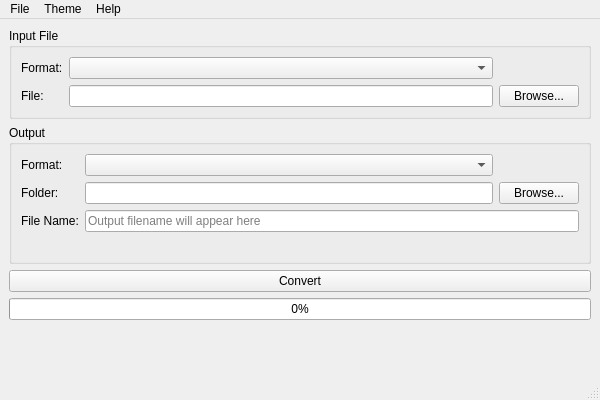
<?xml version="1.0" encoding="UTF-8"?>
<ui version="4.0">
 <class>MainWindow</class>
 <widget class="QMainWindow" name="MainWindow">
  <property name="geometry">
   <rect>
    <x>0</x>
    <y>0</y>
    <width>600</width>
    <height>400</height>
   </rect>
  </property>
  <property name="windowTitle">
   <string>File Converter</string>
  </property>
  <widget class="QWidget" name="centralWidget">
   <layout class="QVBoxLayout" name="verticalLayout">
    <item>
     <widget class="QGroupBox" name="inputGroupBox">
      <property name="title">
       <string>Input File</string>
      </property>
      <layout class="QGridLayout" name="gridLayout">
       <item row="0" column="0">
        <widget class="QLabel" name="inputFormatLabel">
         <property name="text">
          <string>Format:</string>
         </property>
        </widget>
       </item>
       <item row="0" column="1">
        <widget class="QComboBox" name="inputFormatCombo"/>
       </item>
       <item row="1" column="0">
        <widget class="QLabel" name="inputFileLabel">
         <property name="text">
          <string>File:</string>
         </property>
        </widget>
       </item>
       <item row="1" column="1">
        <widget class="QLineEdit" name="inputFileEdit"/>
       </item>
       <item row="1" column="2">
        <widget class="QPushButton" name="browseInputButton">
         <property name="text">
          <string>Browse...</string>
         </property>
        </widget>
       </item>
      </layout>
     </widget>
    </item>
    <item>
     <widget class="QGroupBox" name="outputGroupBox">
      <property name="title">
       <string>Output</string>
      </property>
      <layout class="QGridLayout" name="gridLayout_2">
       <item row="0" column="0">
        <widget class="QLabel" name="outputFormatLabel">
         <property name="text">
          <string>Format:</string>
         </property>
        </widget>
       </item>
       <item row="0" column="1">
        <widget class="QComboBox" name="outputFormatCombo"/>
       </item>
       <item row="1" column="0">
        <widget class="QLabel" name="outputFolderLabel">
         <property name="text">
          <string>Folder:</string>
         </property>
        </widget>
       </item>
       <item row="1" column="1">
        <widget class="QLineEdit" name="outputFolderEdit"/>
       </item>
       <item row="1" column="2">
        <widget class="QPushButton" name="browseOutputFolderButton">
         <property name="text">
          <string>Browse...</string>
         </property>
        </widget>
       </item>
       <item row="2" column="0">
        <widget class="QLabel" name="outputFileLabel">
         <property name="text">
          <string>File Name:</string>
         </property>
        </widget>
       </item>
       <!-- Replace this in your UI file -->
       <item row="2" column="1" colspan="2">
         <widget class="QLineEdit" name="outputFileNameEdit">
           <property name="placeholderText">
             <string>Output filename will appear here</string>
           </property>
         </widget>
       </item>
       <item>
        <widget class="QLabel" name="dependencyWarningLabel">
         <property name="styleSheet">
          <string notr="true">color: red;</string>
         </property>
         <property name="text">
          <!-- <string>Note: For image conversion, ImageMagick must be installed</string> -->
         </property>
         <property name="alignment">
          <set>Qt::AlignCenter</set>
         </property>
        </widget>
       </item>
      </layout>
     </widget>
    </item>
    <item>
     <widget class="QPushButton" name="convertButton">
      <property name="text">
       <string>Convert</string>
      </property>
     </widget>
    </item>
    <item>
     <widget class="QProgressBar" name="progressBar">
      <property name="value">
       <number>0</number>
      </property>
     </widget>
    </item>
    <item>
     <spacer name="verticalSpacer">
      <property name="orientation">
       <enum>Qt::Vertical</enum>
      </property>
      <property name="sizeHint" stdset="0">
       <size>
        <width>20</width>
        <height>40</height>
       </size>
      </property>
     </spacer>
    </item>
   </layout>
  </widget>
  <widget class="QMenuBar" name="menuBar">
   <property name="geometry">
    <rect>
     <x>0</x>
     <y>0</y>
     <width>600</width>
     <height>21</height>
    </rect>
   </property>
   <widget class="QMenu" name="menuFile">
    <property name="title">
     <string>File</string>
    </property>
    <addaction name="actionExit"/>
   </widget>
   <widget class="QMenu" name="menuHelp">
    <property name="title">
     <string>Help</string>
    </property>
    <addaction name="actionAbout"/>
    <addaction name="actionInstallDependencies"/>
   </widget>
   <widget class="QMenu" name="menuTheme">
    <property name="title">
     <string>Theme</string>
    </property>
    <addaction name="actionLightMode"/>
    <addaction name="actionDarkMode"/>
   </widget>
   <addaction name="menuFile"/>
   <addaction name="menuTheme"/>
   <addaction name="menuHelp"/>
  </widget>
  <widget class="QStatusBar" name="statusBar"/>
  <action name="actionExit">
   <property name="text">
    <string>Exit</string>
   </property>
  </action>
  <action name="actionAbout">
   <property name="text">
    <string>About</string>
   </property>
  </action>
  <action name="actionInstallDependencies">
   <property name="text">
    <string>Install Dependencies</string>
   </property>
  </action>
  <action name="actionLightMode">
   <property name="text">
    <string>Light Mode</string>
   </property>
  </action>
  <action name="actionDarkMode">
   <property name="text">
    <string>Dark Mode</string>
   </property>
  </action>
 </widget>
 <resources/>
 <connections/>
</ui>
